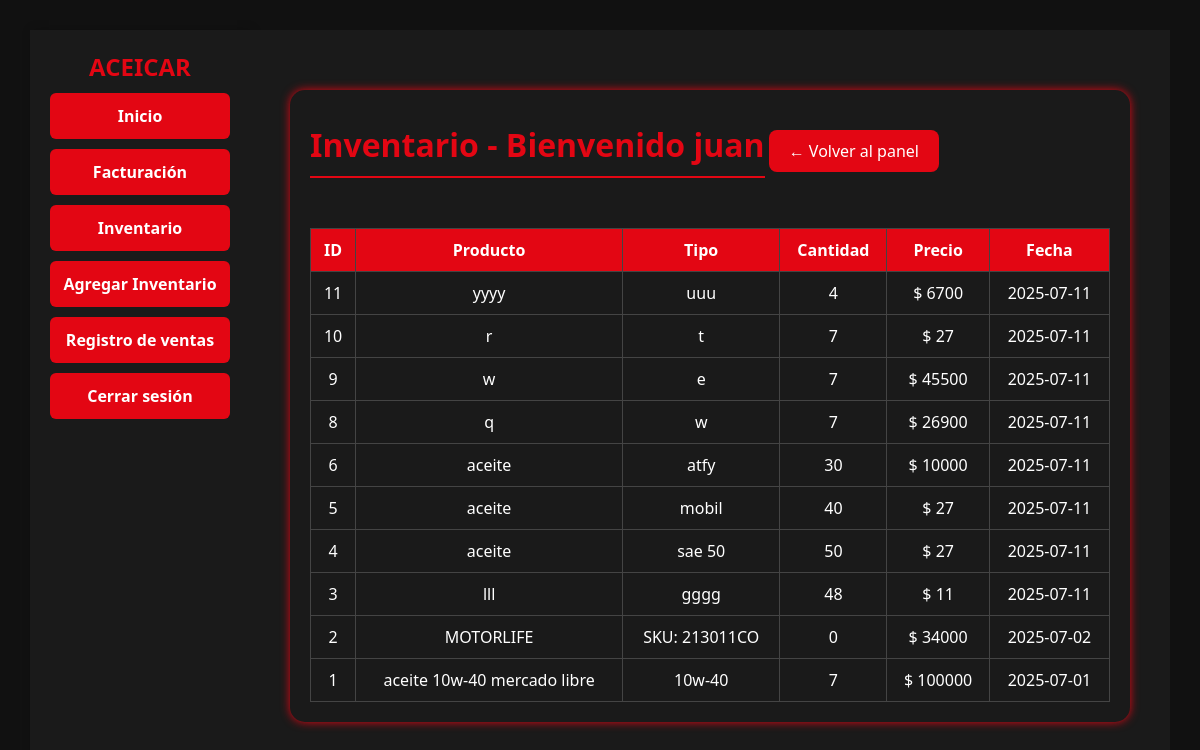
Screenshot of /facturacion/empleado.php?seccion=inventario (signed in) with the database file from the repository.
### tables this page shows
CREATE TABLE `inventario` (
  `id` int(11) NOT NULL,
  `producto` varchar(100) NOT NULL,
  `tipo` varchar(50) NOT NULL,
  `cantidad` int(11) NOT NULL,
  `precio` decimal(10,0) NOT NULL,
  `fecha` date NOT NULL,
  `estado` varchar(50) NOT NULL
);

### facturacion/inventario.php (the view, shortened to what this page needs)
<!DOCTYPE html>
<html lang="es">
<head>
  <link rel="stylesheet" href="estilos.css">
</head>
<body>
  <div class="panel">
    <h2>Inventario - Bienvenido <?php echo $_SESSION['usuario']; ?></h2>
    <a href="empleado.php" class="btn">← Volver al panel</a>
    <table>
      <tr>
        <th>ID</th>
        <th>Producto</th>
        <th>Tipo</th>
        <th>Cantidad</th>
        <th>Precio</th>
        <th>Fecha</th>
      </tr>
      <?php
      include "php/conexion.php";
      $resultado = $conexion->query("SELECT * FROM inventario ORDER BY fecha DESC");
      while ($fila = $resultado->fetch_assoc()) {
        echo "<tr>
                <td>{$fila['id']}</td>
                <td>{$fila['producto']}</td>
                <td>{$fila['tipo']}</td>
                <td>{$fila['cantidad']}</td>
                <td>$ {$fila['precio']}</td>
                <td>{$fila['fecha']}</td>
              </tr>";
      }
      ?>
    </table>
  </div>
</body>
</html>

### facturacion/estilos.css (style rules this page uses)
* { margin: 0; padding: 0; box-sizing: border-box; }
body { font-family: 'Segoe UI', sans-serif; background-color: #111; color: #fff; }
main h2 { color: #e30613; font-size: 32px; margin-bottom: 30px; text-align: center; border-bottom: 2px solid #e30613; display: inline-block; padding-bottom: 10px; }

### facturacion/empleado.php (style rules this page uses)
body { display: flex; margin: 0; font-family: 'Segoe UI', sans-serif; background-color: #111; color: white; }

### facturacion/inventario.php (style rules this page uses)
body { background: #111; color: white; font-family: 'Segoe UI', sans-serif; padding: 30px; }
.panel { max-width: 900px; margin: auto; background: #1a1a1a; padding: 20px; border-radius: 15px; box-shadow: 0 0 10px #e30613; }
table { width: 100%; border-collapse: collapse; margin-top: 20px; }
th, td { border: 1px solid #444; padding: 10px; text-align: center; }
th { background: #e30613; color: white; }
a.btn { display: inline-block; margin-top: 20px; padding: 10px 20px; background: #e30613; color: white; border-radius: 8px; text-decoration: none; }

### rows the page displays
inventario: id "11", producto "yyyy", tipo "uuu", cantidad "4", precio "6700", fecha "2025-07-11"
inventario: id "10", producto "r", tipo "t", cantidad "7", precio "27", fecha "2025-07-11"
inventario: id "9", producto "w", tipo "e", cantidad "7", precio "45500", fecha "2025-07-11"
inventario: id "8", producto "q", tipo "w", cantidad "7", precio "26900", fecha "2025-07-11"
inventario: id "6", producto "aceite", tipo "atfy", cantidad "30", precio "10000", fecha "2025-07-11"
inventario: id "5", producto "aceite", tipo "mobil", cantidad "40", precio "27", fecha "2025-07-11"
inventario: id "4", producto "aceite", tipo "sae 50", cantidad "50", precio "27", fecha "2025-07-11"
inventario: id "3", producto "lll", tipo "gggg", cantidad "48", precio "11", fecha "2025-07-11"
inventario: id "2", producto "MOTORLIFE", tipo "SKU: 213011CO", cantidad "0", precio "34000", fecha "2025-07-02"
inventario: id "1", producto "aceite 10w-40 mercado libre", tipo "10w-40", cantidad "7", precio "100000", fecha "2025-07-01"

### other values shown
$_SESSION['usuario'] "juan"
